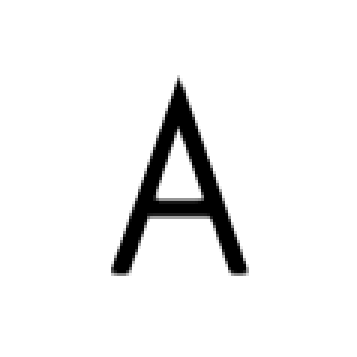
#> input picture spelltower/letter_images/a.png, 119 x 119 px (shown 3 times larger); its folder holds 4 pictures in this run
$ python spelltower.py letter_images/a.png
#> lines starting #> are read from the running program, lines starting #| are printed output that depends on the picture
### spelltower/image_processing.py
from PIL import Image
import numpy as np
import glob

N_ROWS = 12
N_COLS = 9
LETTERS_DIR = "letter_images"

LETTER_DIM = 119

# not constant border size for some reason
GRID_X = [14, 136, 258, 380, 503, 625, 747, 870, 992]
GRID_Y = [639, 761, 884, 1006, 1128, 1251, 1373, 1495, 1617, 1740, 1862, 1984]


def screenshot_to_board(path):
    # don't do anything clever, just compare directly with the correct image.
    # assumes screenshot from iphone x.
#> called with path = 'letter_images/a.png'
    img = np.array(Image.open(path))
#> img is the input picture: shape (119, 119, 4); mean R, G, B, A 240.4, 240.4, 240.4, 255
    platonic_ideals = load_letters()
    board = []
    i = 0
    for row in GRID_Y:
        for col in GRID_X:
            letter_image = img[row:row + LETTER_DIM, col:col + LETTER_DIM]
            nn = nearest_neighbor(letter_image, platonic_ideals)
            board.append(nn)
            i += 1
    board = ''.join(board)
    return board


def nearest_neighbor(letter_image, platonic_ideals):
    best_letter = None
    best_value = None
    letter_image = np.array(Image.fromarray(letter_image).convert('L'), dtype=int)
    for letter, ideal in platonic_ideals.items():
        distance = np.linalg.norm(ideal - letter_image)
        if best_value is None or distance < best_value:
            best_value = distance
            best_letter = letter
    return best_letter


def load_letters():
    letters = {}
    for img_path in glob.glob("{}/*.png".format(LETTERS_DIR)):
        img = np.array(Image.open(img_path).convert('L'), dtype=int)
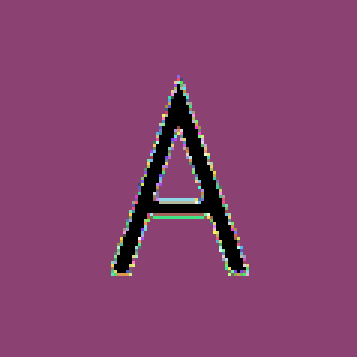
#> img: shape (119, 119) int64 (shown 3 times larger); 152 distinct labels, from 0 to 255; one colour per label, 0 black
        letter = img_path[-5]
        letters[letter] = img
#> pass 2 of the loop in load_letters, `for img_path in glob.glob("{}/*.png".format(LETTERS_DIR)):`:
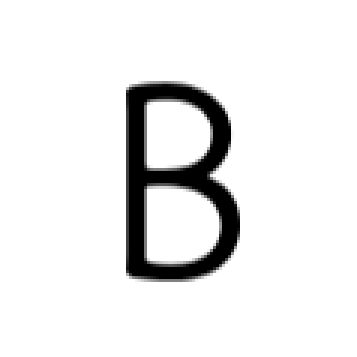
#> input picture spelltower/letter_images/b.png, 119 x 119 px (shown 3 times larger)
#> in load_letters, `img = np.array(Image.open(img_path).convert('L'), dtype=int)`:
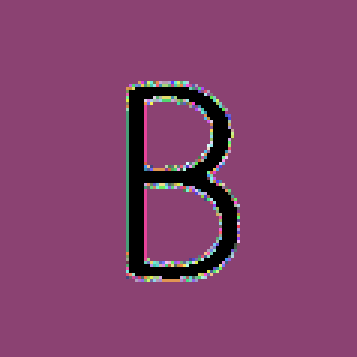
#> img: shape (119, 119) int64 (shown 3 times larger); 186 distinct labels, from 0 to 255; one colour per label, 0 black
#> pass 3 of the loop in load_letters, `for img_path in glob.glob("{}/*.png".format(LETTERS_DIR)):`:
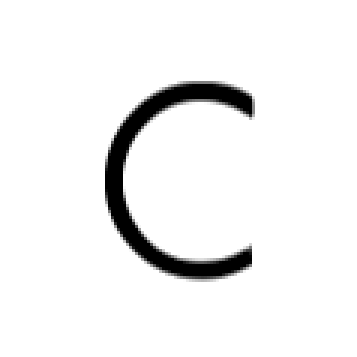
#> input picture spelltower/letter_images/c.png, 119 x 119 px (shown 3 times larger)
#> in load_letters, `img = np.array(Image.open(img_path).convert('L'), dtype=int)`:
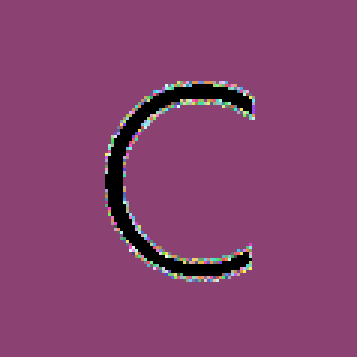
#> img: shape (119, 119) int64 (shown 3 times larger); 187 distinct labels, from 0 to 255; one colour per label, 0 black
#> the loop made 4 passes; the first 3 are shown
    return letters


# [2 lines that do not run on import are left out]

### spelltower/spelltower.py
"""Solve SpellTower's Tower Mode.

If the dictionaries used are not identical,
it's possible that this script will return an
invalid solution. If given sufficient
time, this will return the optimal solution.
However, it explores solutions according to
a heuristic such that a good solution will
almost certainly be available very quickly.
"""

import string
import sys
from copy import deepcopy as copy
from queue import PriorityQueue
import numpy as np

from image_processing import screenshot_to_board

# DICT = "/usr/share/dict/web2"

# public domain enable dict from http://wiki.puzzlers.org/pub/wordlists/enable1.txt
DICT = "/usr/local/share/dict/enable1.txt"
DROP_MARKER = "-"
BLOCK_MARKER = "0"
SPECIAL_LETTERS = "jqxz"

# derived from experimentation; looks like they're
# the same as scrabble
LETTER_VALUES = {
    'a': 1, 'b': 3, 'c': 3, 'd': 2, 'e': 1, 'f': 4,
    'g': 2, 'h': 4, 'i': 1, 'j': 8, 'k': 5, 'l': 1,
    'm': 3, 'n': 1, 'o': 1, 'p': 3, 'q': 10, 'r': 1,
    's': 1, 't': 1, 'u': 1, 'v': 4, 'w': 4, 'x': 8,
    'y': 4, 'z': 10, DROP_MARKER: 0, BLOCK_MARKER: 0
}


class Spelltower():

    # [93 lines left out: functions __init__, _read_dict, print_game, priority_score, solve, not called in this run]

    def _is_word(self, word):
        return word in self.dictionary

    def _is_prefix(self, prefix):
        return prefix in self.prefixes

    # [87 lines left out: functions _get_words_from_pos, _solve_step, _gravitate, _play_word, not called in this run]

    def __str__(self):
        """Pretty-print game state"""
        return str(self.game)

if __name__ == "__main__":
    game = []
    infile = sys.argv[1]
    game = []

    data = screenshot_to_board(infile)
#> in screenshot_to_board, `platonic_ideals = load_letters()`: platonic_ideals = 4 items
#> after the loop in screenshot_to_board, `for row in GRID_Y:`: board = []; i = 0
#> (the run stopped early here; a loop or call above may not have finished)
